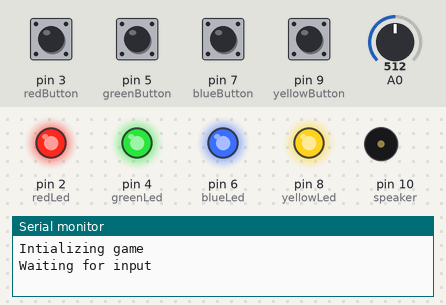
This sketch was run on a simulated Arduino Uno, built with avr-gcc and run on an emulated ATmega328P. Shown: output pins drawn as LEDs (lit = HIGH), buzzer (waves = sounding), the last lines printed to the serial monitor. Dashed ring = blinking. The inputs (shaded band) are chosen by the test bench; at power-on: pin 3 (redButton), pin 5 (greenButton), pin 7 (blueButton), pin 9 (yellowButton) LOW, A0 = 512. Random numbers use the default seed unless the sketch sets one.

Above: at 1.2 s.
1.3 s: pin 3 (redButton) pulled HIGH for 0.15 s
At 3.1 s:
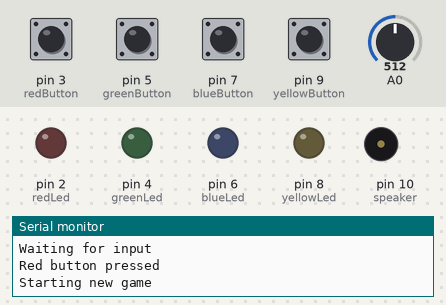
4.4 s: pin 5 (greenButton) pulled HIGH for 1 s
At 5.38 s:
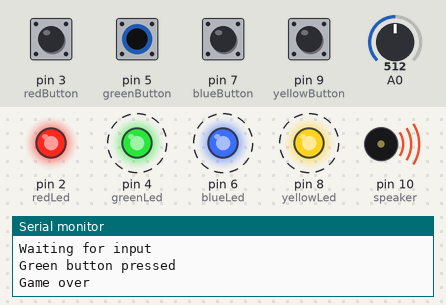
7.5 s: pin 7 (blueButton) pulled HIGH for 0.15 s
10.6 s: pin 3 (redButton) pulled HIGH for 1 s
At 14.5 s:
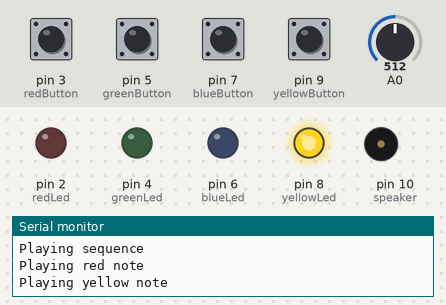
14.6 s: pin 9 (yellowButton) pulled HIGH for 1 s
At 16.9 s:
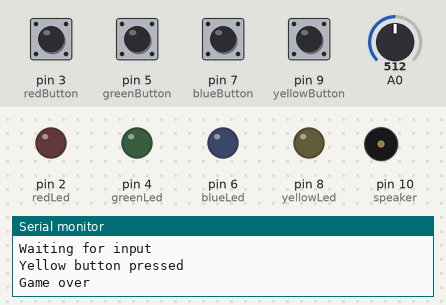
17.6 s: pin 9 (yellowButton) pulled HIGH for 0.15 s
At 21.3 s:
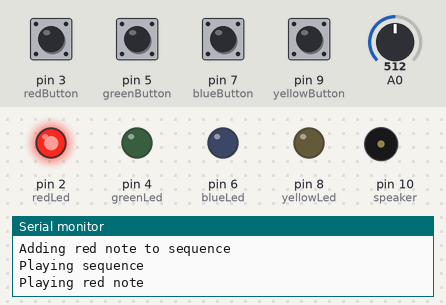
Timing chart, 0 to 21.7 s (numbered marks = the images above; inputs shaded):
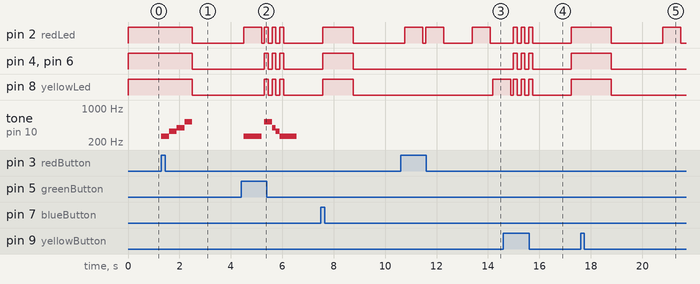

Measured:
- after the input at 1.3 s, pin 2 (redLed), pin 4 (greenLed), pin 6 (blueLed), pin 8 (yellowLed): HIGH → LOW after 1.2 s; tone on pin 10 (speaker): plays 261 Hz for 0.30 s, 330 Hz for 0.30 s, 392 Hz for 0.30 s, 523 Hz for 0.30 s, starting at once
- after the input at 4.4 s, pin 4 (greenLed), pin 6 (blueLed), pin 8 (yellowLed): alternates HIGH for 0.15 s and LOW for 0.15 s, 6 changes in all, then stays LOW, starting after 0.91 s
- after the input at 10.6 s, pin 8 (yellowLed): LOW → HIGH after 3.6 s
- after the input at 14.6 s, pin 2 (redLed), pin 4 (greenLed), pin 6 (blueLed): LOW → HIGH after 0.39 s, then repeats every 0.30 s: LOW 0.15 s, HIGH 0.15 s
- after the input at 17.6 s, pin 2 (redLed): HIGH → LOW after 1.2 s, → HIGH 2.0 s later, → LOW 0.70 s later; pin 4 (greenLed), pin 6 (blueLed), pin 8 (yellowLed): HIGH → LOW after 1.2 s

The sketch:

Simon_says.ino
```cpp
/*
  Simon says

  created 25 May 2018
  by Guillaume SARRAMEGNA

  This example code is part of the public domain.
*/

// Déclaration des entrées/sorties
const int redLed = 2;
const int redButton = 3;
const int greenLed = 4;
const int greenButton = 5;
const int blueLed = 6;
const int blueButton = 7;
const int yellowLed = 8;
const int yellowButton = 9;
const int speaker = 10;

// Autres variables
int notes[] = {261, 330, 392, 523};
//             Do,  Mi,  Sol, Do
bool mute = false;

// 50 éléments max
int sequence[50];

void setup() {
  Serial.begin(9600);

  // Définition des pin d'entrée
  pinMode(redButton, INPUT);
  pinMode(greenButton, INPUT);
  pinMode(blueButton, INPUT);
  pinMode(yellowButton, INPUT);

  // Définition des pin de sortie
  pinMode(redLed, OUTPUT);
  pinMode(greenLed, OUTPUT);
  pinMode(blueLed, OUTPUT);
  pinMode(yellowLed, OUTPUT);

  pinMode(speaker, OUTPUT);
}

void loop() {
  Serial.println("Intializing game");

  // On utilise randomSeed sur un pin analogique non connecté pour initialiser une valeur aléatoire
  randomSeed(analogRead(A0));

  // On allume les leds pour dire qu'on est prêt
  digitalWrite(redLed, HIGH);
  digitalWrite(greenLed, HIGH);
  digitalWrite(blueLed, HIGH);
  digitalWrite(yellowLed, HIGH);

  // On attend la pression d'un bouton
  if(readButton() != 1) {
    mute = true;
  } else {
    mute = false;
  }

  // On éteint les leds
  digitalWrite(redLed, LOW);
  digitalWrite(greenLed, LOW);
  digitalWrite(blueLed, LOW);
  digitalWrite(yellowLed, LOW);

  // Mélodie de lancement du jeu
  startMelody();
  delay(2000);

  // Début du jeu
  boolean gameOver = false;
  int level = 0;

  while (!gameOver) {

    addNote(level);
    playSequence(level);

    for (int i = 0; i < level + 1; i++) {
      switch (sequence[i]) {
        case 1:
          Serial.println("Expect red note");
          break;
        case 2:
          Serial.println("Expect green note");
          break;
        case 3:
          Serial.println("Expect blue note");
          break;
        case 4:
          Serial.println("Expect yellow note");
          break;
      }

      int buttonPressed = readButton();

      // Si le bouton appuyé est celui actuel de la séquence
      if (buttonPressed == sequence[i]) {
        playNote(buttonPressed);
      } else {
        gameOver = true;
        // Mélodie de fin du jeu
        gameOverMelody();
      }

      // On arrête le jeu
      if (gameOver) {
        break;
      }
    }

    level++;
    delay(1000);
  }
}

void addNote(int level) {
  int randomNote = random(1, 5);

  switch (randomNote) {
    case 1:
      Serial.println("Adding red note to sequence");
      break;
    case 2:
      Serial.println("Adding green note to sequence");
      break;
    case 3:
      Serial.println("Adding blue note to sequence");
      break;
    case 4:
      Serial.println("Adding yellow note to sequence");
      break;
  }

  sequence[level] = randomNote;
}

void playSequence(int level) {
  Serial.println("Playing sequence");

  for (int i = 0; i <= level; i++) {
    playNote(sequence[i]);
  }
}

int readButton() {
  Serial.println("Waiting for input");

  int buttonPressed = 0;

  while (!buttonPressed) {
    if (digitalRead(redButton) == HIGH) {
      Serial.println("Red button pressed");
      buttonPressed = 1;
    } else if (digitalRead(greenButton) == HIGH) {
      Serial.println("Green button pressed");
      buttonPressed = 2;
    } else if (digitalRead(blueButton) == HIGH) {
      Serial.println("Blue button pressed");
      buttonPressed = 3;
    } else if (digitalRead(yellowButton) == HIGH) {
      Serial.println("Yellow button pressed");
      buttonPressed = 4;
    }
  }

  return buttonPressed;
}

void playNote(int buttonPressed) {
  switch (buttonPressed) {
    case 1:
      Serial.println("Playing red note");
      digitalWrite(redLed, HIGH);
      break;
    case 2:
      Serial.println("Playing green note");
      digitalWrite(greenLed, HIGH);
      break;
    case 3:
      Serial.println("Playing blue note");
      digitalWrite(blueLed, HIGH);
      break;
    case 4:
      Serial.println("Playing yellow note");
      digitalWrite(yellowLed, HIGH);
      break;
  }
  playTone(notes[buttonPressed - 1]);
  delay(700);

  digitalWrite(redLed, LOW);
  digitalWrite(greenLed, LOW);
  digitalWrite(blueLed, LOW);
  digitalWrite(yellowLed, LOW);
  noTone(speaker);
  delay(100);
}

void playTone(int note) {
  if (!mute) {
    tone(speaker, note);
  }
}

void startMelody() {
  Serial.println("Starting new game");

  digitalWrite(redLed, HIGH);
  digitalWrite(greenLed, HIGH);
  digitalWrite(blueLed, HIGH);
  digitalWrite(yellowLed, HIGH);
  playTone(notes[0]);
  delay(300);
  playTone(notes[1]);
  delay(300);
  playTone(notes[2]);
  delay(300);
  playTone(notes[3]);
  delay(300);
  digitalWrite(redLed, LOW);
  digitalWrite(greenLed, LOW);
  digitalWrite(blueLed, LOW);
  digitalWrite(yellowLed, LOW);
  noTone(speaker);
}

void gameOverMelody() {
  Serial.println("Game over");

  digitalWrite(redLed, HIGH);
  digitalWrite(greenLed, HIGH);
  digitalWrite(blueLed, HIGH);
  digitalWrite(yellowLed, HIGH);
  playTone(notes[3]);
  delay(150);
  digitalWrite(redLed, LOW);
  digitalWrite(greenLed, LOW);
  digitalWrite(blueLed, LOW);
  digitalWrite(yellowLed, LOW);
  delay(150);
  digitalWrite(redLed, HIGH);
  digitalWrite(greenLed, HIGH);
  digitalWrite(blueLed, HIGH);
  digitalWrite(yellowLed, HIGH);
  playTone(notes[2]);
  delay(150);
  digitalWrite(redLed, LOW);
  digitalWrite(greenLed, LOW);
  digitalWrite(blueLed, LOW);
  digitalWrite(yellowLed, LOW);
  playTone(notes[1]);
  delay(150);
  digitalWrite(redLed, HIGH);
  digitalWrite(greenLed, HIGH);
  digitalWrite(blueLed, HIGH);
  digitalWrite(yellowLed, HIGH);
  playTone(notes[0]);
  delay(150);
  digitalWrite(redLed, LOW);
  digitalWrite(greenLed, LOW);
  digitalWrite(blueLed, LOW);
  digitalWrite(yellowLed, LOW);
  delay(500);
  noTone(speaker);
}
```
